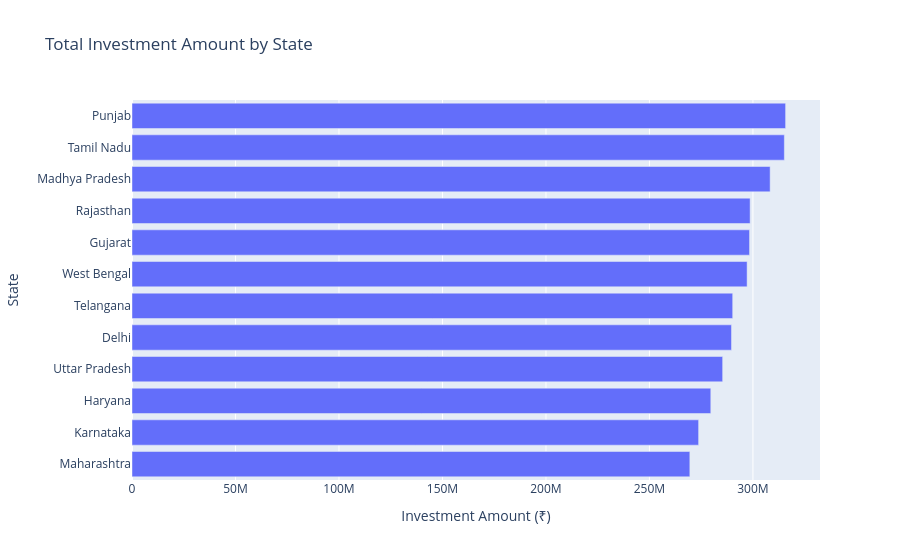

The notebook cell saved with this chart:
### Code cell
#TASK 6 — Geographic Distribution
import plotly.express as px

state_data = (
    inv.groupby("state")["amount_inr"]
    .sum()
    .reset_index()
    .sort_values("amount_inr", ascending=True)
)

fig = px.bar(
    state_data,
    x="amount_inr",
    y="state",
    orientation="h",
    title="Total Investment Amount by State",
    labels={
        "amount_inr": "Investment Amount (₹)",
        "state": "State"
    }
)

fig.show()

### Figure 1 — Plotly figure (JSON) as saved in the notebook; plotly's stock layout.template omitted (floating-point values rounded to 4 significant figures)
{"data": [{"hovertemplate": "Investment Amount (₹)=%{x}<br>State=%{y}<extra></extra>", "legendgroup": "", "marker": {"color": "#636efa", "pattern": {"shape": ""}}, "name": "", "orientation": "h", "showlegend": false, "textposition": "auto", "type": "bar", "x": [269513480, 273753570, 279634354, 285368873, 289633404, 290219284, 297182514, 298358940, 298645822, 308312493, 315177237, 315780459], "xaxis": "x", "y": ["Maharashtra", "Karnataka", "Haryana", "Uttar Pradesh", "Delhi", "Telangana", "West Bengal", "Gujarat", "Rajasthan", "Madhya Pradesh", "Tamil Nadu", "Punjab"], "yaxis": "y"}], "layout": {"barmode": "relative", "legend": {"tracegroupgap": 0}, "title": {"text": "Total Investment Amount by State"}, "xaxis": {"anchor": "y", "domain": [0, 1], "title": {"text": "Investment Amount (₹)"}}, "yaxis": {"anchor": "x", "domain": [0, 1], "title": {"text": "State"}}}}
